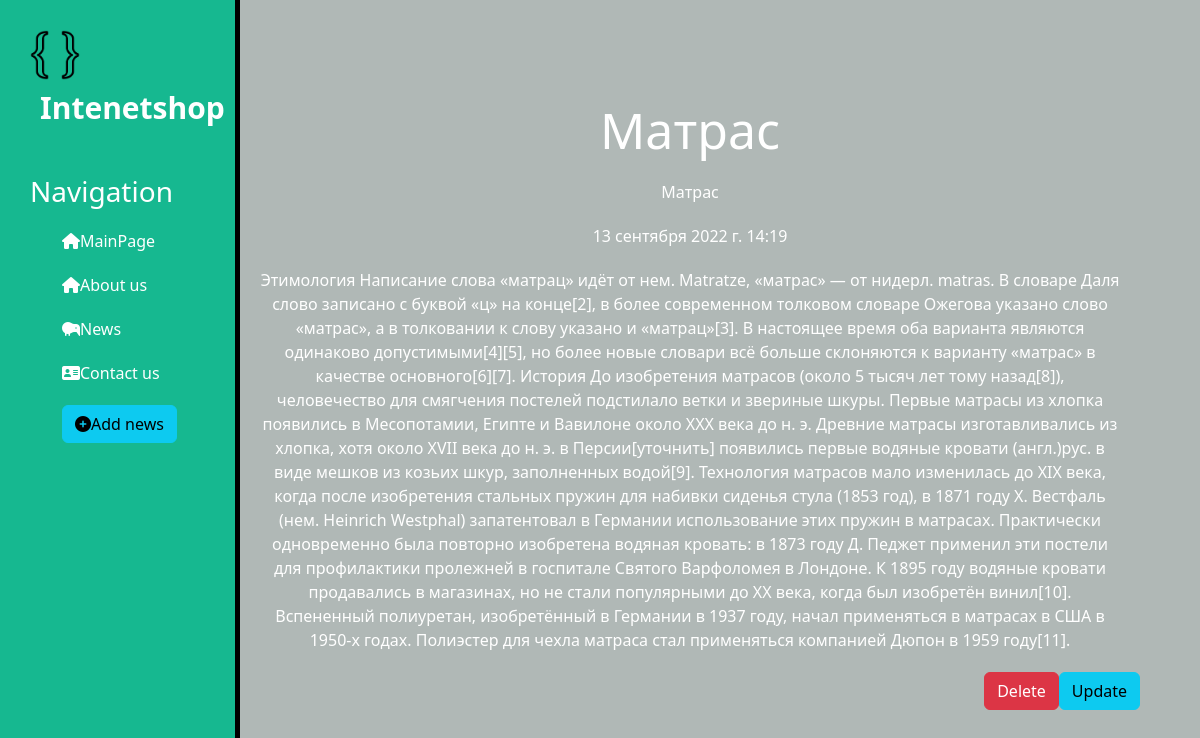
Page /news/matras on the committed database.
### news/models.py (models this page shows, shortened)
class Articles(models.Model):
    title = models.CharField('Name of article', max_length=50)
    slug = models.SlugField(max_length=255, unique=True, db_index=True, verbose_name="URL")
    anons = models.CharField('Anons', max_length=50)
    full_text = models.TextField('Article')
    date = models.DateTimeField("Date of publication", default=datetime.now)
    class Meta:
        verbose_name = 'Новости'
        verbose_name_plural = 'Новости'

### news/views.py (the view)
# urls.py: path('<slug:slug>', views.NewsDetailView.as_view(), name='detail_view'),
class NewsDetailView(DetailView):
    model = Articles
    template_name = 'news/detail_view.html'
    context_object_name = 'article'

### news/templates/news/detail_view.html
{% extends 'main/layout.html'%}
{% block content %}
<div class="features" >
        <h1>{{article.title}}</h1>
        <p>{{ article.title }}</p>
        <p>{{ article.date }}</p>
        <p>{{ article.full_text }}</p>
        <a href="{% url 'update_view' article.slug %}" class="btn btn-info">Update</a>
        <a href="{% url 'delete_view' article.slug %}" class="btn btn-danger">Delete</a>
</div>
{% endblock %}

### main/static/main/css/main.css (style rules this page uses)
body { background: #b0b8b6; }
main .features { float: left; color: #fff; margin-top: 100px; text-align: center; width: 75%; }
main .features h1 { font-size: 50px; }
main .features p { max-width: 4000px; margin: 20px }
main .features a { float: right }

### main/templates/main/layout.html (style rules this page uses)
a { text-decoration: none; }

### rows in the picture
Articles: title "Матрас", date "13 сентября 2022 г. 14:19", full_text "Этимология Написание слова «матрац» идёт от нем. Matratze, «матрас» — от нидерл. matras. В словаре Даля слово записано с буквой «ц» на конце[2], в более современном толковом словаре Ожегова указано слово «матрас», а в толковании к слову указано и «матрац»[3]. В настоящее время оба варианта являются одинаково допустимыми[4][5], но более новые словари всё больше склоняются к варианту «матрас» в качестве основного[6][7]. История До изобретения матрасов (около 5 тысяч лет тому назад[8]), человечество для смягчения постелей подстилало ветки и звериные шкуры. Первые матрасы из хлопка появились в Месопотамии, Египте и Вавилоне около XXX века до н. э. Древние матрасы изготавливались из хлопка, хотя…"
